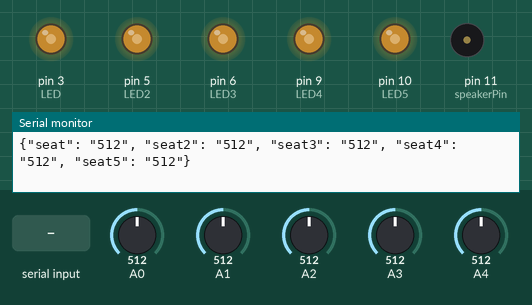
Simulated run of this sketch. Board: Arduino Uno, built with avr-gcc and run on an emulated ATmega328P. Parts: output pins drawn as LEDs (lit = HIGH), buzzer (waves = sounding), the last lines printed to the serial monitor. Inputs (shaded band) come from the test bench; at power-on: A0 = 512, A1 = 512, A2 = 512, A3 = 512, A4 = 512.

Above: at 1.2 s.
1.3 s: "p" received over Serial
At 7.8 s:
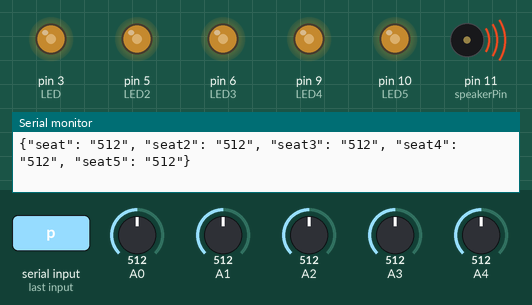
7.9 s: A0 set to 716
At 14.2 s:
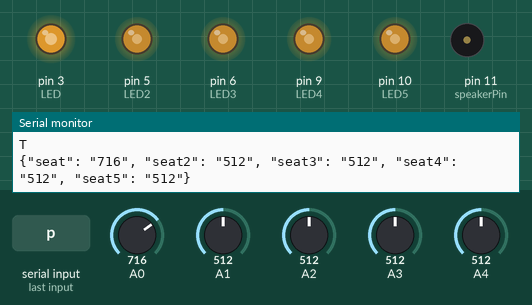
14.8 s: A1 set to 716
At 19.5 s:
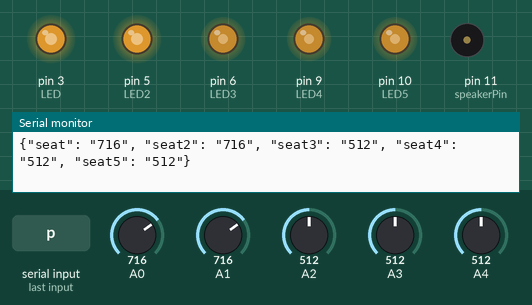
19.8 s: A2 set to 716
At 24.3 s:
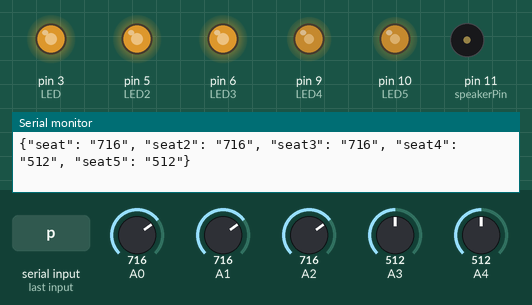
24.8 s: A3 set to 716
At 28.7 s:
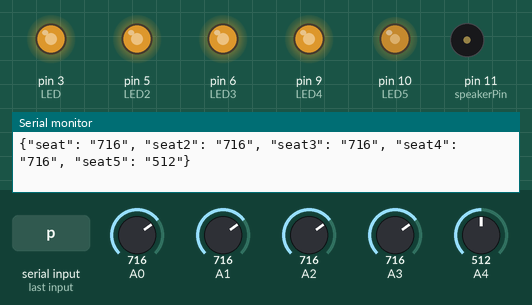
29.8 s: A4 set to 716
At 34.4 s:
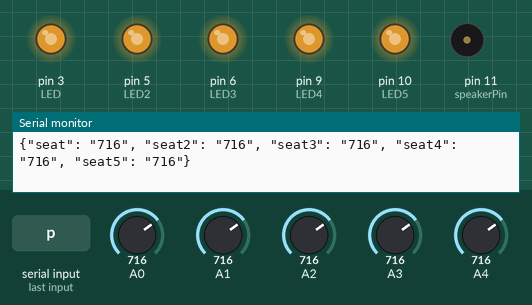
Timing chart, 0 to 35.8 s (numbered marks = the images above; inputs shaded):
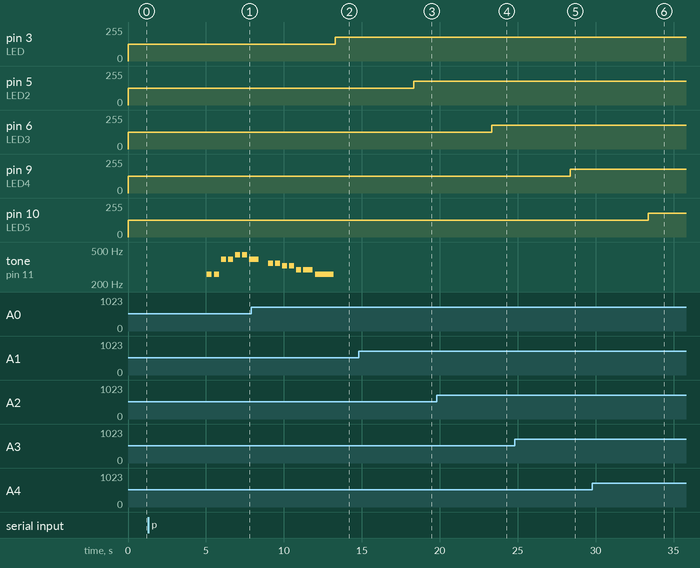

The sketch:

Last.ino
```cpp
#include <ArduinoJson.h>

// LED를 핀에 연결합니다. 5개 각 좌석과 연동
int LED = 3;
int LED2 = 5;
int LED3 = 6;
int LED4 = 9;
int LED5 = 10;
int speakerPin = 11;
int LEDP = 4;
int length = 15;


char notes[] = "ccggaag ffeeddc ggffeed ggffeed ccggaag ffeeddc ";
int beats[] = { 1, 1, 1, 1, 1, 1, 2, 1, 1, 1, 1, 1, 1, 2, 4 };
int tempo = 300;

void playTone(int tone, int duration) {
  for (long i = 0; i < duration * 1000L; i += tone * 2) {
    digitalWrite(speakerPin, HIGH);
    delayMicroseconds(tone);
    digitalWrite(speakerPin, LOW);
    delayMicroseconds(tone);
  }
}

void playNote(char note, int duration) {
  char names[] = { 'c', 'd', 'e', 'f', 'g', 'a', 'b', 'C' };
  int tones[] = { 1915, 1700, 1519, 1432, 1275, 1136, 1014, 956 };

  for (int i = 0; i < 8; i++) {
    if (names[i] == note) {
      playTone(tones[i], duration);
    }
  }
}

void setup() {
  // 센서값을 측정하기위해 시리얼통신을 준비합니다.
  Serial.begin(9600);
  pinMode(speakerPin, 64);

}

void loop() {
   while(Serial.available()) {
   char ch = Serial.read();
    if( ch == 'p') {
      digitalWrite(LEDP, HIGH);
      for (int i = 0; i < length; i++) {
          if (notes[i] == ' ') {
            delay(beats[i] * tempo);
          } else {
            playNote(notes[i], beats[i] * tempo);
          }
            delay(tempo / 2);
         }
     digitalWrite(LEDP, LOW);
     Serial.println("T");
    }
   }
  //아날로그 핀에 압력센서를 연결합니다. 5개
  int seat = analogRead(A0);
  int seat2 = analogRead(A1);
  int seat3 = analogRead(A2);
  int seat4 = analogRead(A3);
  int seat5 = analogRead(A4);

  // 0부터 1023의 센서값을 PWM 값 범위(0-255)로 변환 합니다.
  int brightness = map(seat, 0 , 1023, 0, 255);
  int brightness2 = map(seat2, 0 , 1023, 0, 255);
  int brightness3 = map(seat3, 0 , 1023, 0, 255);
  int brightness4 = map(seat4, 0 , 1023, 0, 255);
  int brightness5 = map(seat5, 0 , 1023, 0, 255);

  // 아날로그 입력을 통해 LED를 밝기를 조절합니다..
  analogWrite(LED,brightness);
  analogWrite(LED2,brightness2);
  analogWrite(LED3,brightness3);
  analogWrite(LED4,brightness4);
  analogWrite(LED5,brightness5);

  //시리얼 모니터를 통해 센서값을 표기합니다.
  Serial.print("{\"seat\": \""); Serial.print(seat); Serial.print("\", ");
  Serial.print("\"seat2\": \""); Serial.print(seat2); Serial.print("\", ");
  Serial.print("\"seat3\": \""); Serial.print(seat3); Serial.print("\", ");
  Serial.print("\"seat4\": \""); Serial.print(seat4); Serial.print("\", ");
  Serial.print("\"seat5\": \""); Serial.print(seat5); Serial.println("\"}");

//
  delay(5000);
}
```

Measured:
- after the input at 1.3 s, tone on pin 11 (speakerPin): plays 260 Hz for 0.32 s, 260 Hz for 0.32 s, 391 Hz for 0.32 s, 391 Hz for 0.32 s, 438 Hz for 0.32 s, 438 Hz for 0.32 s … (7 notes in this stretch), starting after 3.8 s
- after the input at 7.9 s, pin 3 (LED): 127/255 → 178/255 after 5.4 s
- after the input at 14.8 s, pin 5 (LED2): 127/255 → 178/255 after 3.5 s
- after the input at 19.8 s, pin 6 (LED3): 127/255 → 178/255 after 3.5 s
- after the input at 24.8 s, pin 9 (LED4): 127/255 → 178/255 after 3.6 s
- after the input at 29.8 s, pin 10 (LED5): 127/255 → 178/255 after 3.6 s
